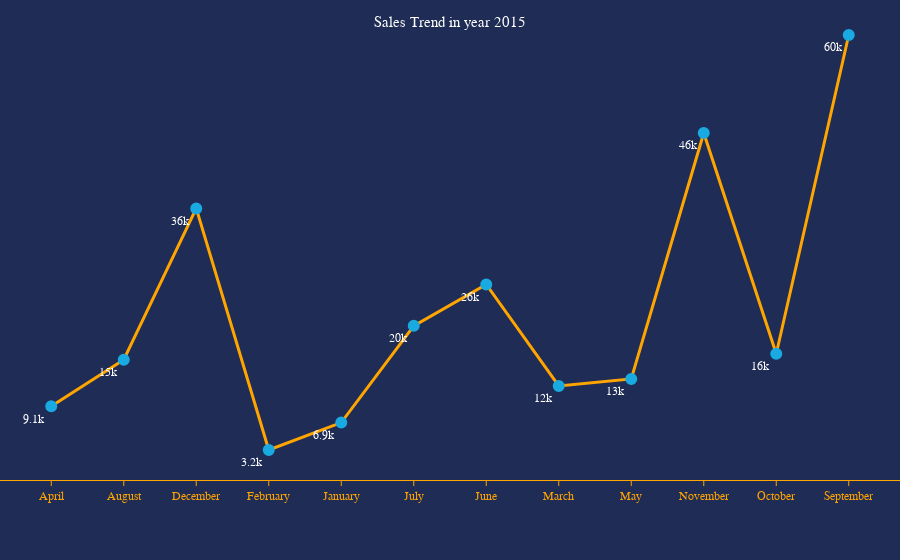

The notebook cell saved with this chart:
### Code cell
trace1 = go.Scatter(
      x = sales7['Month_name'],
      y = sales7['Sales'],
      name = 'Sales',
      text = sales7['Sales'],
      texttemplate= '%{text:.2s}',
      textposition= 'bottom left',
      mode = 'markers + lines + text',
      line = dict(width = 3,color = 'orange'),
      marker = dict(
            size = 10,
            symbol = 'circle',
            color = '#19AAE1',
            line = dict(
                  color = '#19AAE1',
                  width = 2
            )
      ),
      hoverinfo = 'text',
      hovertext =
            '<b>Year</b>: ' + sales7['Year'].astype(str) + '<br>' +
            '<b>Month</b>: ' + sales7['Month_name'].astype(str) + '<br>' +
            '<b>Segment</b>: ' + sales7['Segment'].astype(str) + '<br>' +
            '<b>Sales</b>: $' + [f'{x:,.2f}' for x in sales7['Sales']] + '<br>'
)

layout = go.Layout(
      plot_bgcolor='#1f2c56',
      paper_bgcolor='#1f2c56',
      title={
            'text': f"Sales Trend in year {2015}",
            'y':0.97,
            'x':0.5,
            'xanchor':'center',
            'yanchor':'top'
      },
      titlefont={
            'color':'white',
            'size':15
      },
      hovermode= 'closest',
      margin= dict(t=5,l=0, r= 0),

      xaxis= dict(
            title = '<b></b>',
            visible = True,
            color = 'orange',
            showline = True,
            showgrid = False,
            showticklabels = True,
            linecolor = 'orange',
            linewidth = 1,
            ticks ='outside',
            tickfont = dict(
                  family = 'Arial',
                  size = 12,
                  color = 'orange'
            )
      ),
      yaxis = dict(
            title = '<b></b>',
            visible = False,
            color = 'orange',
            showline = False,
            showgrid = False,
            showticklabels = False,
            linecolor = 'orange',
            linewidth = 1,
            ticks = '',
            tickfont = dict(
            family = 'Arial',
            size = 12,
            color = 'orange')

      ),
      legend = {
            'orientation': 'h',
            'bgcolor': '#1f2c56',
            'x': 0.5,
            'y': 1.25,
            'xanchor': 'center',
            'yanchor': 'top'},

      font = dict(
                family = "sans-serif",
                size = 12,
                color = 'white'),

        )

    

data = [trace1]
fig = go.Figure(data=data, layout=layout)

pio.show(fig)

### Figure 1 — Plotly figure (JSON) as saved in the notebook; plotly's stock layout.template omitted (floating-point values rounded to 4 significant figures)
{"data": [{"hoverinfo": "text", "hovertext": ["<b>Year</b>: 2015<br><b>Month</b>: April<br><b>Segment</b>: Consumer<br><b>Sales</b>: $9,108.61<br>", "<b>Year</b>: 2015<br><b>Month</b>: August<br><b>Segment</b>: Consumer<br><b>Sales</b>: $15,423.33<br>", "<b>Year</b>: 2015<br><b>Month</b>: December<br><b>Segment</b>: Consumer<br><b>Sales</b>: $35,979.42<br>", "<b>Year</b>: 2015<br><b>Month</b>: February<br><b>Segment</b>: Consumer<br><b>Sales</b>: $3,167.85<br>", "<b>Year</b>: 2015<br><b>Month</b>: January<br><b>Segment</b>: Consumer<br><b>Sales</b>: $6,896.63<br>", "<b>Year</b>: 2015<br><b>Month</b>: July<br><b>Segment</b>: Consumer<br><b>Sales</b>: $20,032.89<br>", "<b>Year</b>: 2015<br><b>Month</b>: June<br><b>Segment</b>: Consumer<br><b>Sales</b>: $25,651.56<br>", "<b>Year</b>: 2015<br><b>Month</b>: March<br><b>Segment</b>: Consumer<br><b>Sales</b>: $11,869.30<br>", "<b>Year</b>: 2015<br><b>Month</b>: May<br><b>Segment</b>: Consumer<br><b>Sales</b>: $12,815.18<br>", "<b>Year</b>: 2015<br><b>Month</b>: November<br><b>Segment</b>: Consumer<br><b>Sales</b>: $46,228.50<br>", "<b>Year</b>: 2015<br><b>Month</b>: October<br><b>Segment</b>: Consumer<br><b>Sales</b>: $16,246.70<br>", "<b>Year</b>: 2015<br><b>Month</b>: September<br><b>Segment</b>: Consumer<br><b>Sales</b>: $59,536.83<br>"], "line": {"color": "orange", "width": 3}, "marker": {"color": "#19AAE1", "line": {"color": "#19AAE1", "width": 2}, "size": 10, "symbol": "circle"}, "mode": "markers+lines+text", "name": "Sales", "text": [9109.0, 15420.0, 35980.0, 3168.0, 6897.0, 20030.0, 25650.0, 11870.0, 12820.0, 46230.0, 16250.0, 59540.0], "textposition": "bottom left", "texttemplate": "%{text:.2s}", "type": "scatter", "x": ["April", "August", "December", "February", "January", "July", "June", "March", "May", "November", "October", "September"], "y": [9109.0, 15420.0, 35980.0, 3168.0, 6897.0, 20030.0, 25650.0, 11870.0, 12820.0, 46230.0, 16250.0, 59540.0]}], "layout": {"font": {"color": "white", "family": "sans-serif", "size": 12}, "hovermode": "closest", "legend": {"bgcolor": "#1f2c56", "orientation": "h", "x": 0.5, "xanchor": "center", "y": 1.25, "yanchor": "top"}, "margin": {"l": 0, "r": 0, "t": 5}, "paper_bgcolor": "#1f2c56", "plot_bgcolor": "#1f2c56", "title": {"font": {"color": "white", "size": 15}, "text": "Sales Trend in year 2015", "x": 0.5, "xanchor": "center", "y": 0.97, "yanchor": "top"}, "xaxis": {"color": "orange", "linecolor": "orange", "linewidth": 1, "showgrid": false, "showline": true, "showticklabels": true, "tickfont": {"color": "orange", "family": "Arial", "size": 12}, "ticks": "outside", "title": {"text": "<b></b>"}, "visible": true}, "yaxis": {"color": "orange", "linecolor": "orange", "linewidth": 1, "showgrid": false, "showline": false, "showticklabels": false, "tickfont": {"color": "orange", "family": "Arial", "size": 12}, "ticks": "", "title": {"text": "<b></b>"}, "visible": false}}}
